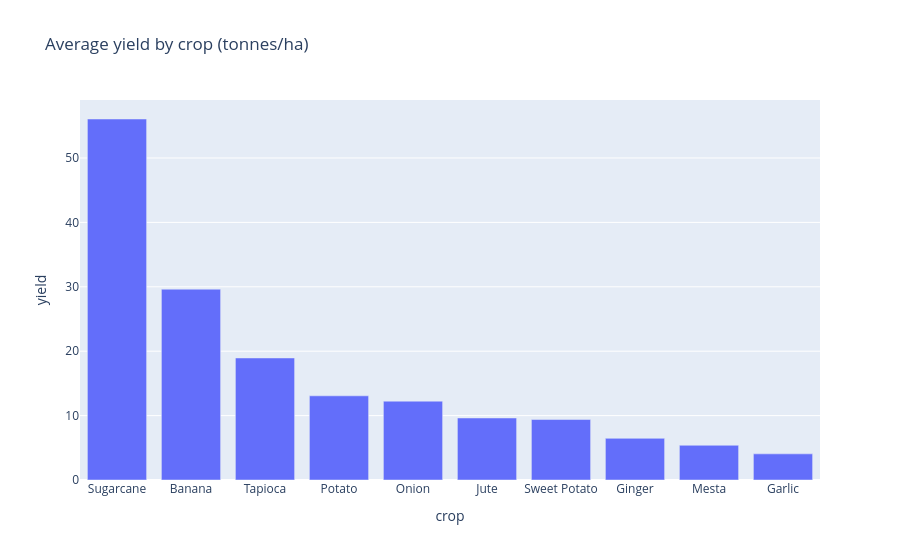

Source (notebook cell):
### Code cell
# --- Cell 4: Highest-yielding crops (Coconut excluded, different unit) ---
y = crop[crop.crop != "Coconut"].groupby("crop")["yield"].mean().nlargest(10).reset_index()
px.bar(y, x="crop", y="yield", title="Average yield by crop (tonnes/ha)")

### Figure 1 — Plotly figure (JSON) as saved in the notebook; plotly's stock layout.template omitted (floating-point values rounded to 4 significant figures)
{"data": [{"hovertemplate": "crop=%{x}<br>yield=%{y}<extra></extra>", "legendgroup": "", "marker": {"color": "#636efa", "pattern": {"shape": ""}}, "name": "", "orientation": "v", "showlegend": false, "textposition": "auto", "type": "bar", "x": ["Sugarcane", "Banana", "Tapioca", "Potato", "Onion", "Jute", "Sweet Potato", "Ginger", "Mesta", "Garlic"], "xaxis": "x", "y": [56.05, 29.63, 18.95, 13.07, 12.24, 9.628, 9.39, 6.471, 5.393, 4.059], "yaxis": "y"}], "layout": {"barmode": "relative", "legend": {"tracegroupgap": 0}, "title": {"text": "Average yield by crop (tonnes/ha)"}, "xaxis": {"anchor": "y", "domain": [0, 1], "title": {"text": "crop"}}, "yaxis": {"anchor": "x", "domain": [0, 1], "title": {"text": "yield"}}}}
